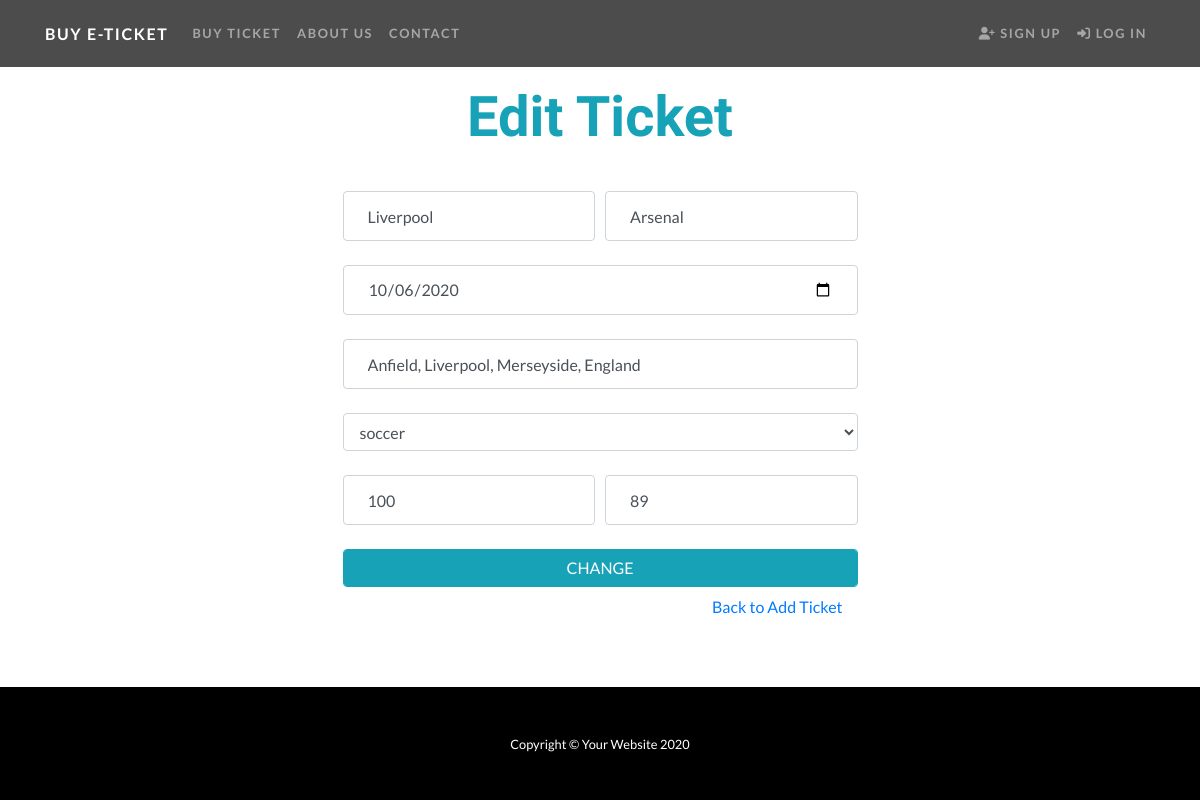
The page /views/editTicket.php?ticket_id=1 on the database its author committed.
### tables this page shows
CREATE TABLE `tickets` (
  `ticket_id` int(11) NOT NULL,
  `team_home` varchar(50) NOT NULL,
  `team_away` varchar(30) NOT NULL,
  `ticket_date` date NOT NULL,
  `ticket_venue` varchar(100) NOT NULL,
  `ticket_category` varchar(50) NOT NULL,
  `ticket_price` float NOT NULL,
  `ticket_quantity` int(11) NOT NULL,
  `ticket_img_home` varchar(100) DEFAULT NULL,
  `ticket_img_away` varchar(100) DEFAULT NULL
);

### class/Database.php (called while the page is built, shortened)
<?php
  class Database{
    private $servername = "localhost";
    private $db_username = "root";
    private $db_password = "root";
    private $database = "kohei_portfolio";
    public function __construct(){
      $this->conn = new mysqli($this->servername, $this->db_username, $this->db_password, $this->database);
      return $this->conn;
    }
  }
?>

### action/userAction.php (called while the page is built, shortened)
<?php
  require_once '../class/Ticket.php';
  $ticket = new Ticket();
?>

### class/Ticket.php (called while the page is built, shortened)
<?php
  require_once 'Database.php';
  class Ticket extends Database{
    public function getTicket($ticket_id){
      $sql = "SELECT * FROM tickets WHERE ticket_id = '$ticket_id'";
      $result = $this->conn->query($sql);
      if($result->num_rows == 1){
        return $result->fetch_assoc();
      }else{
        die("CANNOT GET TICKET DETAILS:" . $this->conn->error);
      }
    }
  }
?>

### views/editTicket.php (the view, shortened to what this page needs)
<?php
  include '../action/userAction.php';
  $ticket_id = $_GET['ticket_id'];
  $ticket_details = $ticket->getTicket($ticket_id);
?>
<!DOCTYPE html>
<html lang="en">
<head>
  <link href="../vendor/bootstrap/css/bootstrap.min.css" rel="stylesheet">
  <link href="../css/one-page-wonder.min.css" rel="stylesheet">
</head>
<body>
  <?php include "menubar.php"?>
  <div class="container text-center mt-5">
    <div class="card mx-auto my-5 w-50 border border-0">
      <div class="card-header bg-white text-info border-0">
        <h2 class="display-4 pt-4">Edit Ticket</h2>
      </div>
      <div class="card-body">
        <form action="../action/userAction.php" method="post">
          <div class="form-row">
            <div class="form-group col-md-6 mb-4">
              <input type="text" name="teamHome" placeholder="Home" class="form-control p-4" value="<?=$ticket_details['team_home']?>" required>
            </div>
            <div class="form-group col-md-6 mb-4">
              <input type="text" name="teamAway" placeholder="Away" class="form-control p-4" value="<?=$ticket_details['team_away']?>" required>
            </div>
          </div>
          <div class="form-row">
            <div class="form-group col-md-12 mb-4">
              <input type="date" name="ticketDate" placeholder="Date" class="form-control p-4" value="<?=$ticket_details['ticket_date']?>" required>
            </div>
          </div>
          <div class="form-row">
            <div class="form-group col-md-12 mb-4">
              <input type="text" name="venue" placeholder="Place" class="form-control p-4"  value="<?=$ticket_details['ticket_venue']?>" required>
            </div>
          </div>
          <div class="form-row">
            <div class="form-group col-md-12 mb-4">
              <select name="ticketCategory" class="form-control">
                <option value="<?=$ticket_details['ticket_category']?>" hidden><?=$ticket_details['ticket_category']?></option>
              </select>
            </div>
          </div>
          <div class="form-row contetn-justify-between">
            <div class="form-group col-md-6 mb-4">
              <input type="number" name="ticketPrice" placeholder="Ticket Price" class="form-control p-4" value="<?=$ticket_details['ticket_price']?>" required>
            </div>
            <div class="form-group col-md-6 mb-4">
              <input type="number" name="ticketQuantity" placeholder="Ticket Quantity" class="form-control p-4" value="<?=$ticket_details['ticket_quantity']?>" required>
            </div>
          </div>
          <div class="form-row">
            <div class="form-group col-md-12 mb-2">
              <button type="submit" name="btnUpdateTicket" class="btn btn-info btn-block  form-control text-uppercase">CHANGE</button>
            </div>
          </div>
        </form>
        <div class="container text-right">
          <a href="addTicket.php">Back to Add Ticket</a>
        </div>
      </div>
    </div>
  </div>
  <footer class="py-5 bg-black">
    <div class="container">
      <p class="m-0 text-center text-white small">Copyright &copy; Your Website 2020</p>
    </div>
  </footer>
</body>
</html>

### rows shown on the page
tickets: teamHome "Liverpool", teamAway "Arsenal", ticketDate "10/06/2020", venue "Anfield, Liverpool, Merseyside, England", ticketCategory "soccer", ticketPrice "100", ticketQuantity "89"
